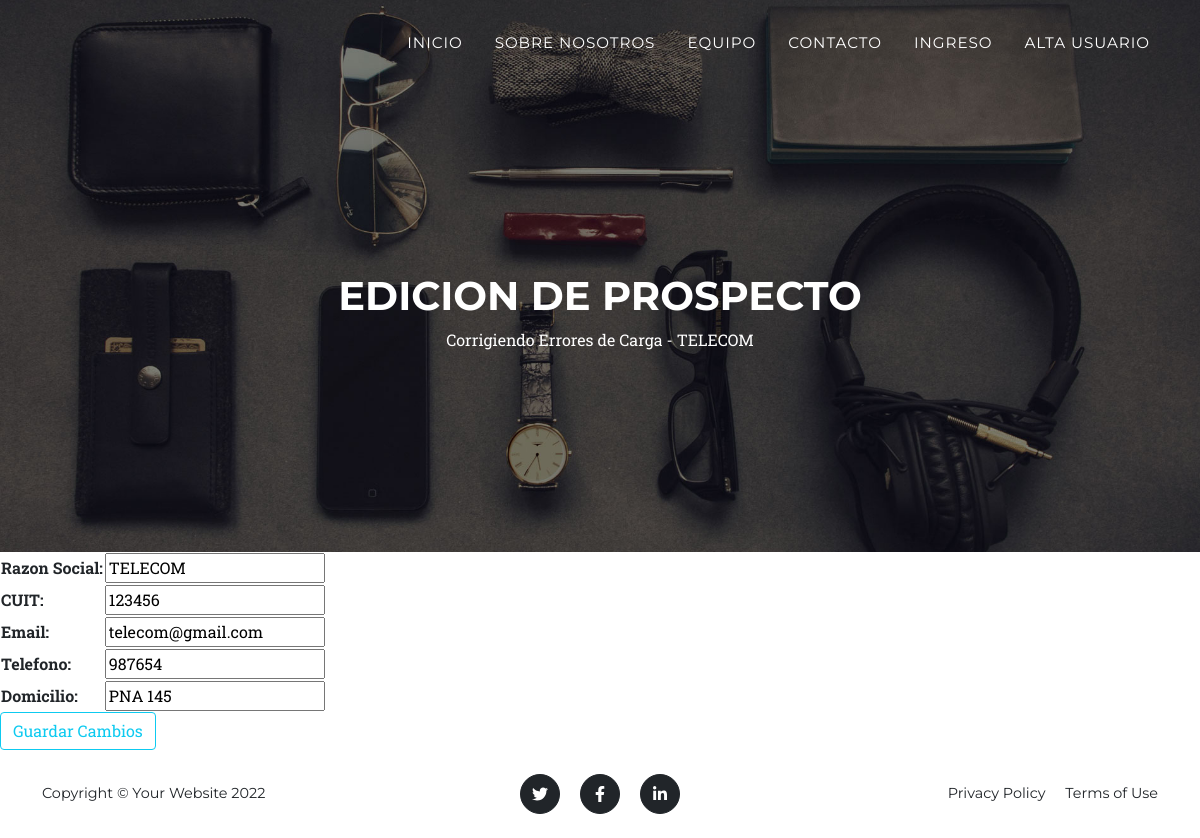
/AppAlta/editarProspecto/5, run on an earlier commit of the app's database.
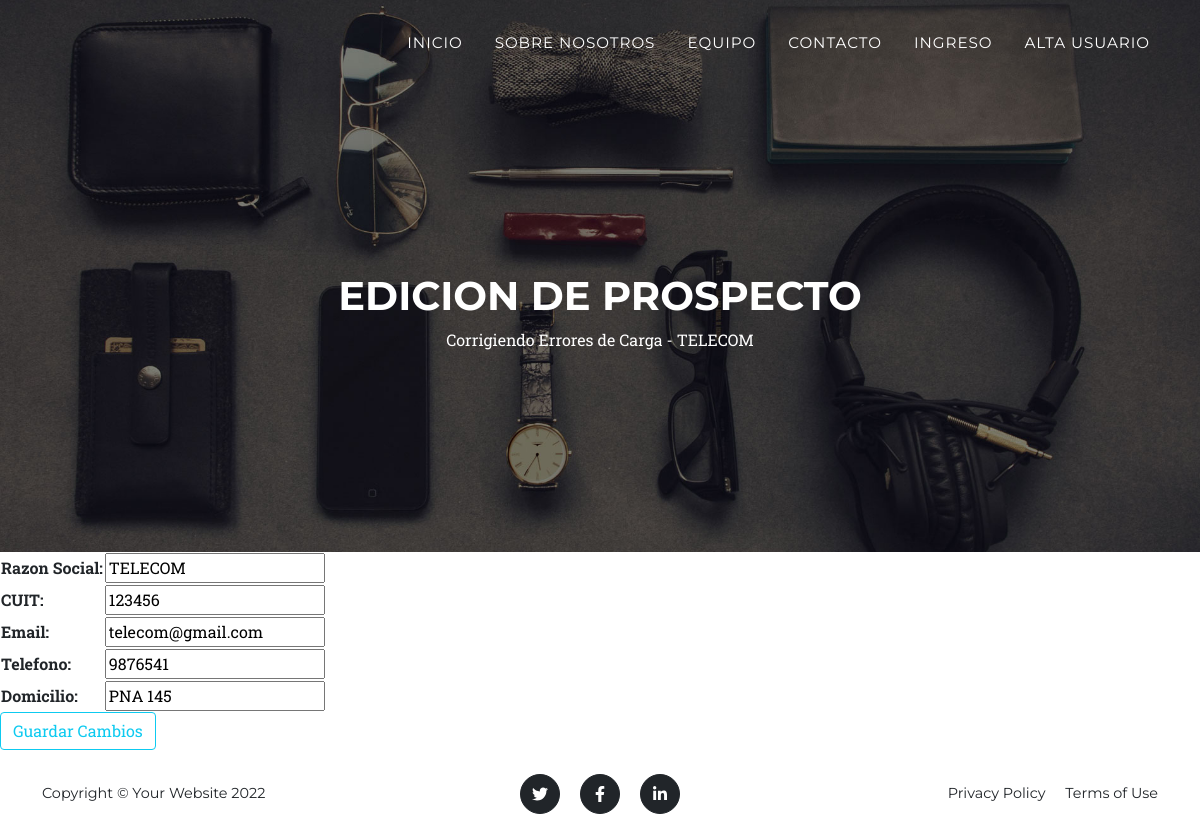
And on a later commit of the database.
### AppAlta/models.py (models this page shows, shortened)
class EmpresaServicio (models.Model):
    empresa = models.CharField(max_length=50)
    cuit = models.IntegerField()
    email = models.EmailField()
    telefono = models.IntegerField()
    direccion = models.CharField(max_length=50)

### AppAlta/views.py (the view)
def editarProspecto (request, id):
    prospecto = EmpresaServicio.objects.get(id=id)
    if request.method== "POST":
        form = EmpresaFormulario(request.POST)
        if form.is_valid():
            info= form.cleaned_data
            prospecto.empresa = info ["empresa"]
            prospecto.cuit = info ["cuit"]
            prospecto.email = info ["email"]
            prospecto.telefono = info ["telefono"]
            prospecto.direccion = info ["direccion"]
            prospecto.save()
            prospecto = EmpresaServicio.objects.all()
            return render ( request, "prospectos.html", { "prospecto": prospecto, "mensaje": "Datos Actualizados"})
        pass
    else:
        form = EmpresaFormulario (initial= {"empresa": prospecto.empresa, "cuit": prospecto.cuit, "email": prospecto.email, "telefono": prospecto.telefono, "direccion": prospecto.direccion})
        return render (request, "editarProspecto.html", {"form": form, "prospecto": prospecto })

### AppAlta/forms.py
class EmpresaFormulario (forms.Form):
    empresa = forms.CharField (label= "Razon Social", max_length=50)
    cuit = forms.IntegerField (label= "CUIT")
    email = forms.EmailField(label="Email")
    telefono =  forms.IntegerField(label = "Telefono")
    direccion = forms.CharField(label = "Domicilio", max_length=50)

### AppAlta/templates/editarProspecto.html (shortened to what this page needs)
{% extends "padre.html" %}
{% load static %}
{% block titulo %}
<h1> EDICION DE PROSPECTO </h1>
{% endblock %}
{% block subtitulo %}
<span> Corrigiendo Errores de Carga - {{ prospecto.empresa }} </span>
{% endblock %}
{% block contenido_que_cambia %}
<form action ="{% url 'editarProspecto' prospecto.id %}" method="POST"> {% csrf_token %}
<table>
    {{ form.as_table }}
</table>
    <input class="btn btn-outline-info" type = "submit" value="Guardar Cambios">
</form>
{% endblock %}

What changed in the data, as far as the page shows it:
changed EmpresaServicio "TELECOM": telefono "987654" → "9876541"
